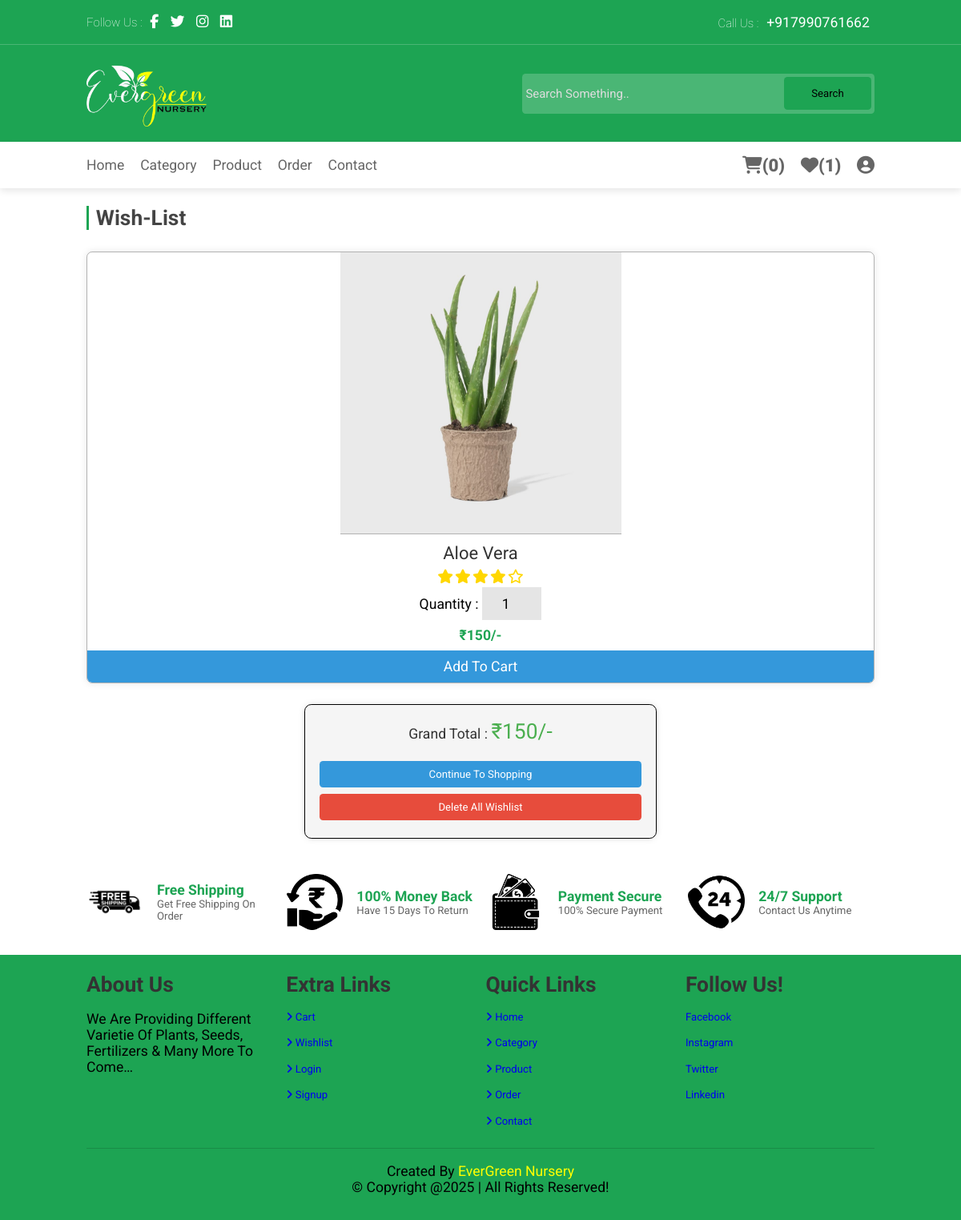
/Evergreen/Design/wishlist.php (signed in), run on the app's committed database.
### tables this page shows
CREATE TABLE `wishlist` (
  `id` int(100) NOT NULL,
  `user_id` int(100) NOT NULL,
  `pid` int(100) NOT NULL,
  `name` varchar(100) NOT NULL,
  `price` int(100) NOT NULL,
  `image` varchar(100) NOT NULL
);

### Evergreen/Design/wishlist.php (the view, shortened to what this page needs)
<?php
@include 'config.php';
$user_id = $_SESSION['user_id'];
?>
<!DOCTYPE html>
<html lang="en">
<head>
        <link rel="stylesheet" href="https://cdnjs.cloudflare.com/ajax/libs/font-awesome/6.5.1/css/all.min.css">
    <link rel="stylesheet" href="style.css">
</head>
<body>
<?php include 'header.php'; ?>
<section class="wishlist">
    <h1 class="heading"> Wish-list </h1>
    <div class="box-container">
    <?php
        $grand_total = 0;
        $select_wishlist = $conn->prepare("SELECT * FROM `wishlist` WHERE user_id = ?");
        $select_wishlist->execute([$user_id]);
        if($select_wishlist->rowCount() > 0){
            while($fetch_wishlist = $select_wishlist->fetch(PDO::FETCH_ASSOC)){
    ?>
    <form class="box" method="post" enctype="multipart/form-data">
        <img src="img/<?= $fetch_wishlist['image']; ?>">
        <div class="name"><?= $fetch_wishlist['name']; ?></div>
        <div class="stars">
            <i class="fas fa-star"></i>
            <i class="fas fa-star"></i>
            <i class="fas fa-star"></i>
            <i class="fas fa-star"></i>
            <i class="far fa-star"></i>
        </div>
            <span>quantity : </span>
            <input type="number" min="1" max="50" value="1" name="p_qty" class="qty">
        <div class="price">₹<?= $fetch_wishlist['price']; ?>/-</div>
        <input type="submit" value="add to cart" class="btn" name="add_to_cart">
    </form>
    <?php
            $grand_total += $fetch_wishlist['price'];
            }
        }
        else{
            echo '<p class="empty">your wishlist is empty!</p>';
        }
    ?>
    </div>
    <div class="wishlist-total">
        <p>grand total : <span>₹<?= $grand_total; ?>/-</span></p>
        <a href="product.php" class="option-btn">continue to shopping</a>
        <a href="wishlist.php?delete_all" class="delete-btn <?= ($grand_total > 1)?'':'disabled'; ?>">delete all wishlist</a>
    </div>
</section>
    <section class="icons-container">
        <div class="icon">
            <img src="img/shipping.png" alt="">
            <div class="content">
                <h3>free shipping</h3>
                <p>get free shipping on order</p>
            </div>
        </div>
        <div class="icon">
            <img src="img/cashback.png" alt="">
            <div class="content">
                <h3>100% money back</h3>
                <p>have 15 days to return</p>
            </div>
        </div>
        <div class="icon">
            <img src="img/secure.png" alt="">
            <div class="content">
                <h3>payment secure</h3>
                <p>100% secure payment</p>
            </div>
        </div>
        <div class="icon">
            <img src="img/24_7.png" alt="">
            <div class="content">
                <h3>24/7 support</h3>
                <p>contact us anytime</p>
            </div>
        </div>
    </section>
<?php include 'footer.php'; ?>
</body>
</html>

### Evergreen/Design/style.css (style rules this page uses)
:root { --green:#1da453; }
* { font-family: 'Roboto', sans-serif; margin: 0; padding: 0; box-sizing: border-box; text-transform: capitalize; outline: none; border: none; text-decoration: none; transition: all .2s linear; }
html { font-size: 62.5%; overflow-x: hidden; scroll-behavior: smooth; scroll-padding-top: 7rem; }
section { padding: 1.5rem 9%; }
.heading { font-size: 3rem; color: #444; padding-left: 1rem; border-left: .4rem solid var(--green); margin-top: 1rem; margin-bottom: 3rem; }
.btn, .delete-btn, .option-btn { display: block; width: 100%; margin-top: 1rem; color: #fff; font-size: 2rem; padding: 1.5rem 3rem; text-transform: capitalize; cursor: pointer; text-align: center; }
.btn { background-color: var(--green); }
.delete-btn { background-color: #e74c3c; }
.option-btn { background-color: orange; }
.wishlist .box-container { display: flex; flex-wrap: wrap; gap: 2rem; }
.wishlist .box-container .box { flex: 1 1 30rem; border: .1rem solid rgba(0,0,0,.3); box-shadow: 0 0 10px rgba(0, 0, 0, 0.1); text-align: center; position: relative; overflow: hidden; border-radius: .80rem; transition: transform 0.3s ease; }
.wishlist .box-container .box img { height: 40rem; border-bottom: .1rem solid rgba(0,0,0,.3); object-fit: cover; }
.wishlist .box-container .box .name { color: #333; font-size: 2.5rem; padding: 1rem 0; }
.wishlist .box-container .box .stars i { color: gold; font-size: 2rem; }
.wishlist .box-container .box span { font-size: 2rem; }
.wishlist .box-container .box .qty { margin: .5rem 0; margin-bottom: 1rem; font-size: 2rem; padding: 1.2rem 1.4rem; text-align: center; background: rgba(0,0,0,.1); }
.wishlist .box-container .box .price { font-weight: bolder; color: var(--green); font-size: 2rem; }
.wishlist .box-container .box .btn { background-color: #3498db; color: #fff; border: none; padding: 10px 20px; cursor: pointer; transition: background-color 0.3s ease; display: block; border-bottom-right-radius: .5rem; border-bottom-left-radius: .5rem; }
.wishlist-total { max-width: 50rem; margin: 0 auto; margin-top: 3rem; padding: 2rem; border-radius: 1rem; border: .2rem solid #000; background-color: #f5f5f5; box-shadow: 0 0 1rem rgba(0, 0, 0, 0.1); display: flex; flex-direction: column; align-items: center; }
.wishlist-total p { margin-bottom: 2rem; font-size: 2rem; color: #333; }
.wishlist-total span { font-size: 3rem; color: #4CAF50; margin-bottom: 1rem; }
.wishlist-total .option-btn, .wishlist-total .delete-btn, .wishlist-total .btn { margin: 0.5rem; padding: 1rem 2rem; font-size: 1.5rem; text-align: center; text-decoration: none; border-radius: 0.5rem; transition: background-color 0.3s ease; cursor: pointer; }
.wishlist-total .option-btn { background-color: #3498db; color: #fff; }
.wishlist-total .delete-btn { background-color: #e74c3c; color: #fff; }
.icons-container { display: flex; flex-wrap: wrap; gap: 2rem; }
.icons-container .icon { padding: 2rem 0; display: flex; align-items: center; flex: 1 1 25rem; }
.icons-container .icon img { height: 8rem; }
.icons-container .icon .content { padding-left: 2rem; }
.icons-container .icon .content h3 { font-size: 2rem; color: var(--green); }
.icons-container .icon .content p { font-size: 1.5rem; color: #666; }
@media (max-width:1200px) { html { font-size: 55%; } }

### data on the page
wishlist: image (picture), name "Aloe Vera", price "150"

### other printed values
$count_cart_items->rowCount() "0"
$count_wishlist_items->rowCount() "1"
$grand_total "150"
